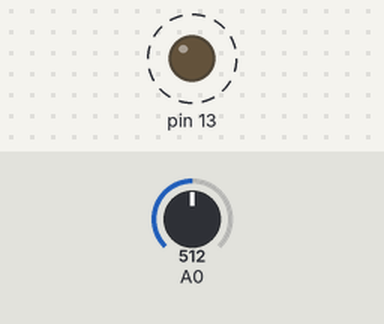
Bench run of a sketch on a simulated Arduino Uno, built with avr-gcc and run on an emulated ATmega328P. On the bench: output pins drawn as LEDs (lit = HIGH). Dashed ring = blinking. The test bench sets the inputs (shaded band); at power-on: A0 = 512.

Above: at 1.8 s.
1.9 s: A0 set to 0
At 2.4 s:
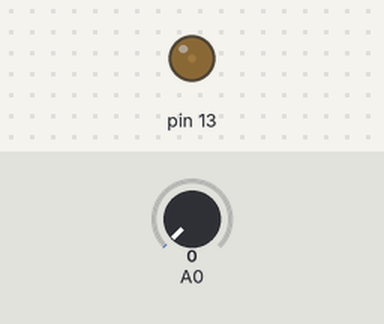
3.6 s: A0 set to 122
At 3.9 s:
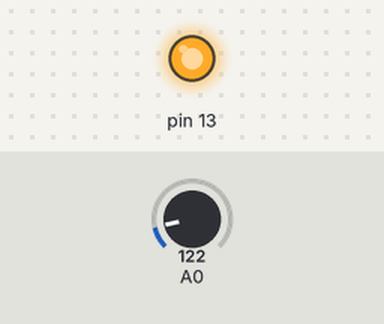
Timing chart, 0 to 13.1 s (numbered marks = the images above; inputs shaded):
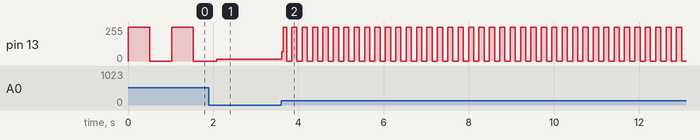

The sketch:

Circuito_2.ino
```cpp
//Tomas de Camino Beck
//Bionica Veritas

void setup()
{
  //Asigna el pin 13 para salida
  pinMode(13, OUTPUT);
}


void loop()
{
  int sensorValue; //preapara una variable para asignar un valor
  sensorValue = analogRead(A0); //lee la entrada analoga A0 del arduino
  digitalWrite(13, HIGH);  //prende el LED
  delay(sensorValue);      //espera lo que indique el potenciometro
  digitalWrite(13, LOW);   //Apaga el LED
  delay(sensorValue);     //espera
}
```

Measured:
- after the input at 3.6 s, pin 13: 15/255 → 68/255 at once, then moves between 0/255 and 255/255, repeating every 0.24 s
- by itself, pin 13: alternates 255/255 for 0.51 s and 0/255 for 0.51 s
